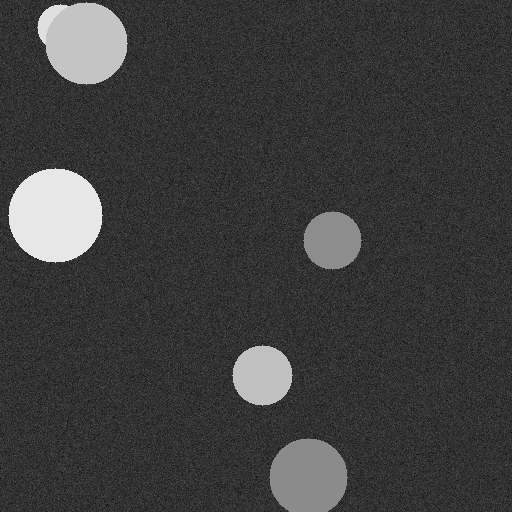
#> input picture task_1/dataset/00.png, 512 x 512 px; its folder holds 4 pictures in this run
$ python main.py
#> lines starting #> are read from the running program, lines starting #| are printed output that depends on the picture; after the words box and inside, x2 and y2 are one past the last pixel; in counts of white or black regions, pixels touching at a corner belong together

import cv2
from pathlib import Path

images_path = Path(__file__).parent / "dataset"
images = [item for item in images_path.iterdir() if item.is_file()]

for image in images:
    img = cv2.imread(image, cv2.IMREAD_GRAYSCALE)
#> img is the input picture: shape (512, 512); min 4, max 231, mean 61.6
    _, binary = cv2.threshold(img, 127, 255, cv2.THRESH_BINARY)
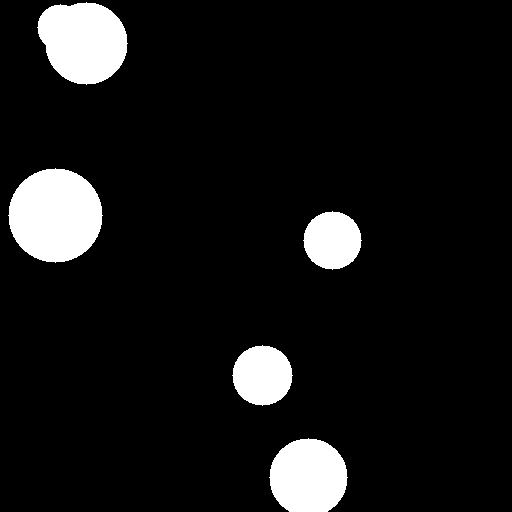
#> binary: shape (512, 512); 8.7% white; 5 white regions

    contours, _ = cv2.findContours(binary, cv2.RETR_EXTERNAL, cv2.CHAIN_APPROX_SIMPLE)
#> contours = 5 contours; box (x1, y1, x2, y2) and area: (8, 168, 103, 263) 6788, (37, 2, 128, 85) 5592, (269, 438, 348, 512) 4557, (232, 345, 293, 406) 2736, (303, 211, 362, 270) 2546

    sum_area = sum(cv2.contourArea(c) for c in contours if cv2.contourArea(c) > 300)
#> sum_area = 22218.5

    print("{}: {}".format(image.name, sum_area))
#| 00.png: 22218.5
#> pass 2 of the loop `for image in images:`:
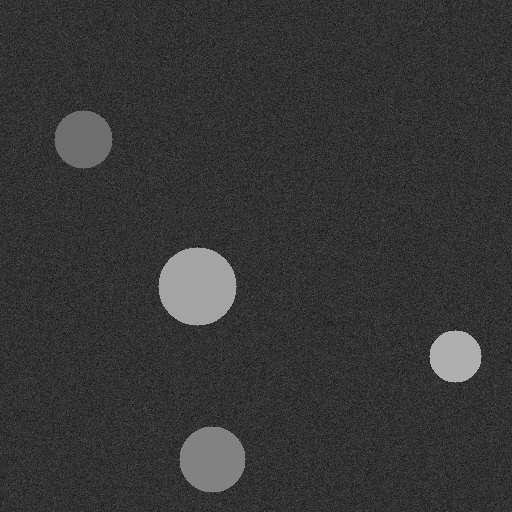
#> input picture task_1/dataset/01.png, 512 x 512 px
#> img is the input picture: shape (512, 512); min 8, max 175, mean 54.3
#> `_, binary = cv2.threshold(img, 127, 255, cv2.THRESH_BINARY)`:
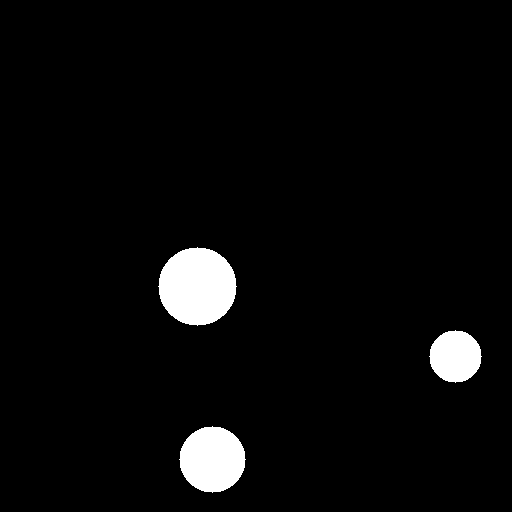
#> binary: shape (512, 512); 3.9% white; 3 white regions
#> contours = 3 contours; box (x1, y1, x2, y2) and area: (158, 247, 237, 326) 4666, (179, 426, 246, 493) 3316, (429, 330, 482, 383) 2048
#> sum_area = 10030
#| 01.png: 10030.0
#> pass 3 of the loop `for image in images:`:
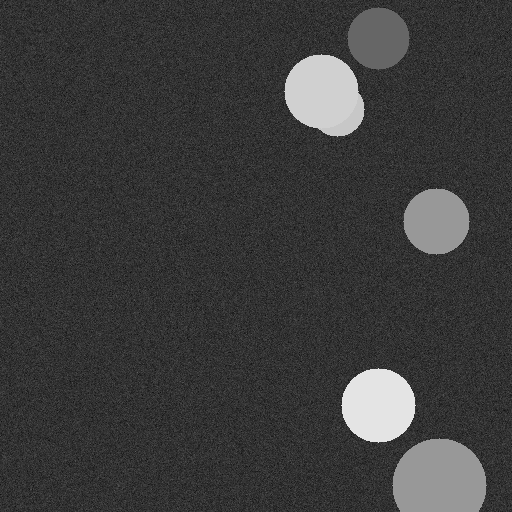
#> input picture task_1/dataset/02.png, 512 x 512 px
#> img is the input picture: shape (512, 512); min 5, max 228, mean 59.6
#> `_, binary = cv2.threshold(img, 127, 255, cv2.THRESH_BINARY)`:
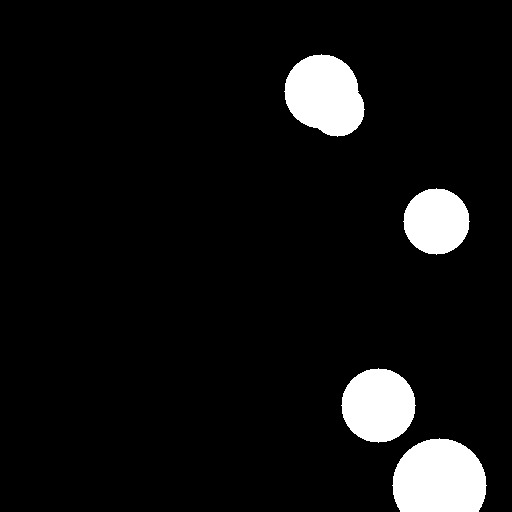
#> binary: shape (512, 512); 7% white; 4 white regions
#> contours = 4 contours; box (x1, y1, x2, y2) and area: (392, 438, 487, 512) 5676, (284, 54, 365, 137) 4823, (341, 368, 416, 443) 4188, (403, 188, 470, 255) 3316
#> sum_area = 18003
#| 02.png: 18003.0
#> the loop made 4 passes; the first 3 are shown
